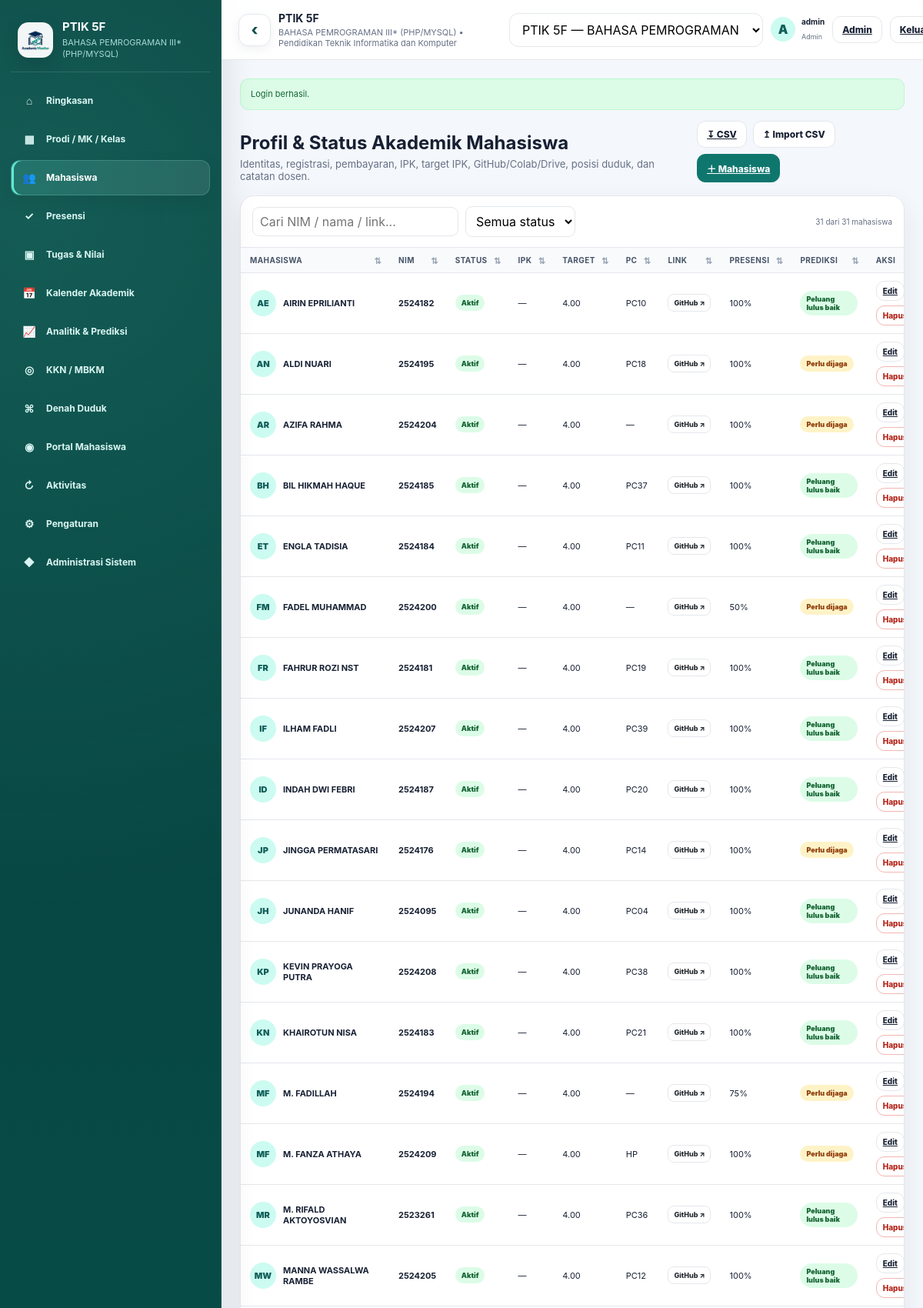
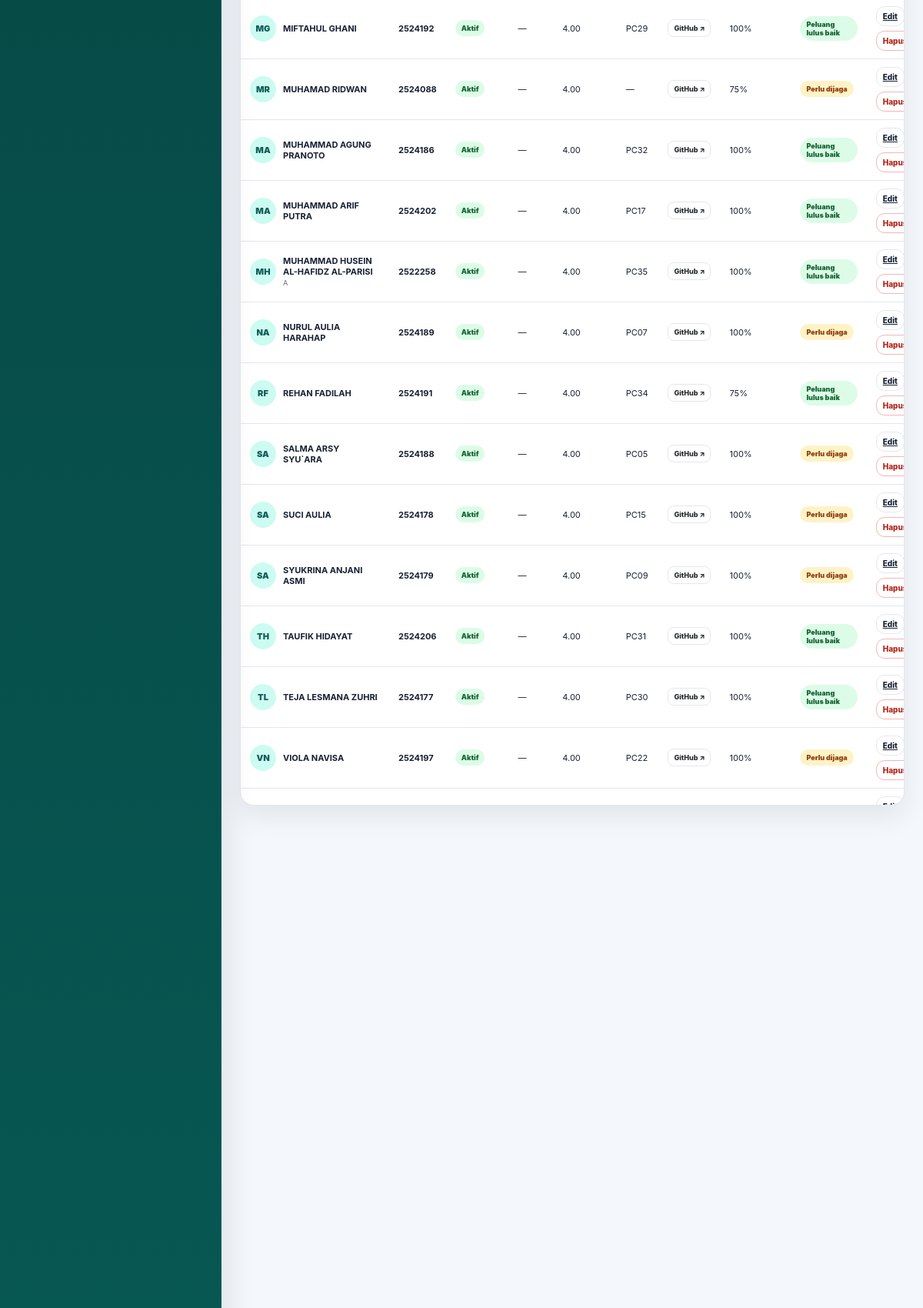
/dashboard.php?page=students&class_id=3 (signed in, upper part), run on the app's committed database (2 pictures, top to bottom).
### tables this page shows
CREATE TABLE `classes` (
  `id` bigint(20) UNSIGNED NOT NULL,
  `program_id` bigint(20) UNSIGNED NOT NULL,
  `course_id` bigint(20) UNSIGNED NOT NULL,
  `name` varchar(100) NOT NULL,
  `semester` varchar(30) NOT NULL DEFAULT '',
  `academic_year` varchar(30) NOT NULL DEFAULT '',
  `target` smallint(5) UNSIGNED NOT NULL DEFAULT 30,
  `meetings` tinyint(3) UNSIGNED NOT NULL DEFAULT 16,
  `lecturer` varchar(200) NOT NULL DEFAULT '',
  `pass_threshold` decimal(5,2) NOT NULL DEFAULT 60.00,
  `created_at` timestamp NOT NULL DEFAULT current_timestamp(),
  `updated_at` timestamp NOT NULL DEFAULT current_timestamp() ON UPDATE current_timestamp()
);

CREATE TABLE `courses` (
  `id` bigint(20) UNSIGNED NOT NULL,
  `program_id` bigint(20) UNSIGNED NOT NULL,
  `code` varchar(50) NOT NULL DEFAULT '',
  `name` varchar(200) NOT NULL,
  `credits` tinyint(3) UNSIGNED NOT NULL DEFAULT 0,
  `created_at` timestamp NOT NULL DEFAULT current_timestamp(),
  `updated_at` timestamp NOT NULL DEFAULT current_timestamp() ON UPDATE current_timestamp()
);

CREATE TABLE `programs` (
  `id` bigint(20) UNSIGNED NOT NULL,
  `code` varchar(50) NOT NULL DEFAULT '',
  `name` varchar(200) NOT NULL,
  `faculty` varchar(200) NOT NULL DEFAULT '',
  `created_at` timestamp NOT NULL DEFAULT current_timestamp(),
  `updated_at` timestamp NOT NULL DEFAULT current_timestamp() ON UPDATE current_timestamp()
);

CREATE TABLE `users` (
  `id` bigint(20) UNSIGNED NOT NULL,
  `student_id` bigint(20) UNSIGNED DEFAULT NULL,
  `username` varchar(100) NOT NULL,
  `email` varchar(190) NOT NULL DEFAULT '',
  `password_hash` varchar(255) NOT NULL,
  `role` enum('admin','dosen','mahasiswa') NOT NULL DEFAULT 'dosen',
  `is_active` tinyint(1) NOT NULL DEFAULT 1,
  `last_login_at` datetime DEFAULT NULL,
  `created_at` timestamp NOT NULL DEFAULT current_timestamp(),
  `updated_at` timestamp NOT NULL DEFAULT current_timestamp() ON UPDATE current_timestamp()
);

CREATE TABLE `class_enrollments` (
  `id` bigint(20) UNSIGNED NOT NULL,
  `class_id` bigint(20) UNSIGNED NOT NULL,
  `student_id` bigint(20) UNSIGNED NOT NULL,
  `registration_status` enum('Aktif','Cuti','Nonaktif','Lulus') NOT NULL DEFAULT 'Aktif',
  `payment_status` enum('Lunas','Belum Lunas','Cicilan') NOT NULL DEFAULT 'Lunas',
  `gpa` decimal(3,2) DEFAULT NULL,
  `target_gpa` decimal(3,2) DEFAULT NULL,
  `pc` varchar(20) DEFAULT NULL,
  `github_url` varchar(500) DEFAULT NULL,
  `colab_url` varchar(500) DEFAULT NULL,
  `drive_url` varchar(500) DEFAULT NULL,
  `note` text DEFAULT NULL,
  `created_at` timestamp NOT NULL DEFAULT current_timestamp(),
  `updated_at` timestamp NOT NULL DEFAULT current_timestamp() ON UPDATE current_timestamp()
);

CREATE TABLE `students` (
  `id` bigint(20) UNSIGNED NOT NULL,
  `nim` varchar(50) NOT NULL,
  `name` varchar(200) NOT NULL DEFAULT '',
  `email` varchar(190) NOT NULL DEFAULT '',
  `phone` varchar(50) NOT NULL DEFAULT '',
  `portal_pin_hash` varchar(255) DEFAULT NULL,
  `created_at` timestamp NOT NULL DEFAULT current_timestamp(),
  `updated_at` timestamp NOT NULL DEFAULT current_timestamp() ON UPDATE current_timestamp()
);

### views/pages/students.php (the view, shortened to what the rows shown need)
<?php
$statusFilter = trim((string) ($_GET['status'] ?? ''));
$visibleStudents = array_values(array_filter(
    $students,
    static fn (array $student): bool =>
        $statusFilter === '' || $student['registration_status'] === $statusFilter
));
?>
<section class="page active">
    <div class="card table-card">
        <div class="table-wrap">
            <table>
                <thead>
                <tr>
                    <th>Mahasiswa</th>
                    <th>NIM</th>
                    <th>Status</th>
                    <th>IPK</th>
                    <th>Target</th>
                    <th>PC</th>
                    <th>Link</th>
                    <th>Presensi</th>
                    <th>Prediksi</th>
                    <th>Aksi</th>
                </tr>
                </thead>
                <tbody>
                <?php foreach ($visibleStudents as $student): ?>
                    <?php
                    $studentInfo = $analytics['students'][(int) $student['enrollment_id']];
                    $prediction = $studentInfo['prediction'];
                    $searchText = strtolower(implode(' ', [
                        $student['nim'],
                        $student['name'],
                        $student['email'],
                        $student['phone'],
                        $student['github_url'],
                        $student['colab_url'],
                        $student['drive_url'],
                    ]));
                    ?>
                    <tr data-student-row data-search="<?= e($searchText) ?>">
                        <td>
                            <div class="student">
                                <div class="avatar">
                                    <?= e(initials((string) $student['name'], (string) $student['nim'])) ?>
                                </div>
                                <div>
                                    <strong><?= e(display_name($student)) ?></strong>
                                    <small><?= e($student['email'] ?: $student['note']) ?></small>
                                </div>
                            </div>
                        </td>
                        <td><strong><?= e($student['nim']) ?></strong></td>
                        <td>
                            <span class="badge <?= $student['registration_status'] === 'Aktif' ? 'ok' : 'warn' ?>">
                                <?= e($student['registration_status']) ?>
                            </span>
                        </td>
                        <td>
                            <?= $student['gpa'] === null
                                ? '—'
                                : e(number_format((float) $student['gpa'], 2)) ?>
                        </td>
                        <td>
                            <?= $student['target_gpa'] === null
                                ? '—'
                                : e(number_format((float) $student['target_gpa'], 2)) ?>
                        </td>
                        <td><?= e($student['pc'] ?: '—') ?></td>
                        <td><?= resource_links($student, true) ?></td>
                        <td>
                            <?= $studentInfo['attendance_rate'] === null
                                ? '—'
                                : (int) $studentInfo['attendance_rate'] . '%' ?>
                        </td>
                        <td>
                            <span class="badge <?= e($prediction['tone']) ?>">
                                <?= e($prediction['status']) ?>
                            </span>
                        </td>
                        <td>
                            <div class="table-actions">
                                <a
                                    class="btn small"
                                    href="<?= e(app_url('dashboard.php?page=students&class_id=' . $classId . '&edit_student=' . (int) $student['enrollment_id'] . '#student-form')) ?>"
                                >Edit</a>
                                <form
                                    method="post"
                                    action="<?= e(app_url('action.php')) ?>"
                                    class="inline-form"
                                >
                                    <button
                                        class="btn small danger"
                                        type="submit"
                                        data-confirm="Hapus <?= e($student['nim']) ?> dari kelas aktif?"
                                    >Hapus</button>
                                </form>
                            </div>
                        </td>
                    </tr>
                <?php endforeach; ?>
                </tbody>
            </table>
        </div>
    </div>
</section>

### views/partials/layout_start.php (shortened to what the rows shown need)
<!DOCTYPE html>
<html lang="id">
<head>
    <link rel="stylesheet" href="<?= e(app_url('assets/css/app.css')) ?>">
</head>
<body>
<div class="app" id="appShell">
    <?php require APP_ROOT . '/views/partials/sidebar.php'; ?>
    <main class="main">
        <header class="topbar">
            <div class="context">
                <strong><?= e($classContext['name'] ?? 'Kelas') ?></strong>
                <small>
                    <?= e($classContext['course_name'] ?? 'Mata Kuliah') ?>
                    •
                    <?= e($classContext['program_name'] ?? 'Prodi') ?>
                </small>
            </div>
            <div class="top-user">
                <div class="avatar"><?= e(initials((string) ($user['username'] ?? ''), (string) ($user['id'] ?? ''))) ?></div>
                <div class="top-user-meta">
                    <strong><?= e($user['username'] ?? '') ?></strong>
                    <small><?= e(ucfirst((string) ($user['role'] ?? ''))) ?></small>
                </div>
            </div>
        </header>
        <div class="content">

### views/partials/sidebar.php (shortened to what the rows shown need)
<aside class="sidebar" id="sidebar" aria-label="Navigasi utama">
    <div class="brand">
        <div class="brand-copy">
            <h1><?= e($classContext['name'] ?? 'Academic Monitor') ?></h1>
            <p><?= e($classContext['course_name'] ?? 'Multi kelas • multi mata kuliah') ?></p>
        </div>
    </div>
</aside>

### app/helpers.php (shortened to what the rows shown need)
<?php
function e(mixed $value): string
{
    return htmlspecialchars((string) $value, ENT_QUOTES, 'UTF-8');
}
function app_url(string $path = ''): string
{
    $isHttps =
        (!empty($_SERVER['HTTPS'])
            && $_SERVER['HTTPS'] !== 'off')
        || (
            isset($_SERVER['HTTP_X_FORWARDED_PROTO'])
            && strtolower(
                (string) $_SERVER['HTTP_X_FORWARDED_PROTO']
            ) === 'https'
        );
    $scheme = $isHttps
        ? 'https'
        : 'http';
    $host =
        $_SERVER['HTTP_HOST']
        ?? 'localhost';
    $scriptName =
        str_replace(
            '\\',
            '/',
            (string) (
                $_SERVER['SCRIPT_NAME']
                ?? '/public/index.php'
            )
        );
    $directory =
        rtrim(
            str_replace(
                '\\',
                '/',
                dirname($scriptName)
            ),
            '/'
        );
    $base =
        $scheme
        . '://'
        . $host
        . $directory;
    return
        rtrim($base, '/')
        . '/'
        . ltrim($path, '/');
}
function initials(string $name, string $nim): string
{
    $name = trim($name);
    $parts = preg_split('/\s+/', $name) ?: [];
    $letters = '';
    foreach (array_slice($parts, 0, 2) as $part) {
        $letters .= mb_strtoupper(mb_substr($part, 0, 1));
    }
    return $letters ?: substr($nim, -2);
}
function display_name(array $student): string
{
    $name = trim((string) ($student['name'] ?? ''));
    return $name !== '' ? $name : 'Nama belum diisi';
}
function valid_resource_url(?string $url, string $type): ?string
{
    $url = trim((string) $url);
    if ($url === '') {
        return null;
    }
    $host = strtolower((string) parse_url($url, PHP_URL_HOST));
    $allowed = match ($type) {
        'github' => ['github.com', 'www.github.com'],
        'colab' => ['colab.research.google.com'],
        'drive' => ['drive.google.com', 'docs.google.com'],
        default => [],
    };
    return in_array($host, $allowed, true) ? $url : null;
}
function resource_links(array $student, bool $compact = false): string
{
    $items = [];
    $map = [
        'github_url' => ['github', 'GitHub'],
        'colab_url' => ['colab', 'Colab'],
        'drive_url' => ['drive', 'Drive'],
    ];
    foreach ($map as $field => [$type, $label]) {
        $url = valid_resource_url($student[$field] ?? null, $type);
        if (!$url) {
            continue;
        }
        $items[] = sprintf(
            '<a class="resource-link %s" href="%s" target="_blank" rel="noopener noreferrer">%s%s</a>',
            e($type),
            e($url),
            e($compact ? $label : $label),
            $compact ? ' ↗' : ' ↗'
        );
    }
    return '<div class="resource-links">' . implode('', $items) . '</div>';
}

### data on the page
classes: name "PTIK 5F", course.name "BAHASA PEMROGRAMAN III* (PHP/MYSQL)", program.name "Pendidikan Teknik Informatika dan Komputer"
users: username+id "A", username "admin", role "Admin"
class_enrollments: student.nim "AE", student.name "AIRIN EPRILIANTI", student.nim "2524182", registration_status "Aktif", target_gpa "4.00", pc "PC10", id "100", id "Peluang lulus baik"
class_enrollments: student.nim "AN", student.name "ALDI NUARI", student.nim "2524195", registration_status "Aktif", target_gpa "4.00", pc "PC18", id "100", id "Perlu dijaga"
class_enrollments: student.nim "AR", student.name "AZIFA RAHMA", student.nim "2524204", registration_status "Aktif", target_gpa "4.00", pc "—", id "100", id "Perlu dijaga"
class_enrollments: student.nim "BH", student.name "BIL HIKMAH HAQUE", student.nim "2524185", registration_status "Aktif", target_gpa "4.00", pc "PC37", id "100", id "Peluang lulus baik"
class_enrollments: student.nim "ET", student.name "ENGLA TADISIA", student.nim "2524184", registration_status "Aktif", target_gpa "4.00", pc "PC11", id "100", id "Peluang lulus baik"
class_enrollments: student.nim "FM", student.name "FADEL MUHAMMAD", student.nim "2524200", registration_status "Aktif", target_gpa "4.00", pc "—", id "50", id "Perlu dijaga"
class_enrollments: student.nim "FR", student.name "FAHRUR ROZI NST", student.nim "2524181", registration_status "Aktif", target_gpa "4.00", pc "PC19", id "100", id "Peluang lulus baik"
class_enrollments: student.nim "IF", student.name "ILHAM FADLI", student.nim "2524207", registration_status "Aktif", target_gpa "4.00", pc "PC39", id "100", id "Peluang lulus baik"
class_enrollments: student.nim "ID", student.name "INDAH DWI FEBRI", student.nim "2524187", registration_status "Aktif", target_gpa "4.00", pc "PC20", id "100", id "Peluang lulus baik"
class_enrollments: student.nim "JP", student.name "JINGGA PERMATASARI", student.nim "2524176", registration_status "Aktif", target_gpa "4.00", pc "PC14", id "100", id "Perlu dijaga"
class_enrollments: student.nim "JH", student.name "JUNANDA HANIF", student.nim "2524095", registration_status "Aktif", target_gpa "4.00", pc "PC04", id "100", id "Peluang lulus baik"
class_enrollments: student.nim "KP", student.name "KEVIN PRAYOGA PUTRA", student.nim "2524208", registration_status "Aktif", target_gpa "4.00", pc "PC38", id "100", id "Peluang lulus baik"
class_enrollments: student.nim "KN", student.name "KHAIROTUN NISA", student.nim "2524183", registration_status "Aktif", target_gpa "4.00", pc "PC21", id "100", id "Peluang lulus baik"
class_enrollments: student.nim "MF", student.name "M. FADILLAH", student.nim "2524194", registration_status "Aktif", target_gpa "4.00", pc "—", id "75", id "Perlu dijaga"
class_enrollments: student.nim "MF", student.name "M. FANZA ATHAYA", student.nim "2524209", registration_status "Aktif", target_gpa "4.00", pc "HP", id "100", id "Perlu dijaga"
class_enrollments: student.nim "MR", student.name "M. RIFALD AKTOYOSVIAN", student.nim "2523261", registration_status "Aktif", target_gpa "4.00", pc "PC36", id "100", id "Peluang lulus baik"
class_enrollments: student.nim "MW", student.name "MANNA WASSALWA RAMBE", student.nim "2524205", registration_status "Aktif", target_gpa "4.00", pc "PC12", id "100", id "Peluang lulus baik"
class_enrollments: student.nim "MG", student.name "MIFTAHUL GHANI", student.nim "2524192", registration_status "Aktif", target_gpa "4.00", pc "PC29", id "100", id "Peluang lulus baik"
class_enrollments: student.nim "MR", student.name "MUHAMAD RIDWAN", student.nim "2524088", registration_status "Aktif", target_gpa "4.00", pc "—", id "75", id "Perlu dijaga"
class_enrollments: student.nim "MA", student.name "MUHAMMAD AGUNG PRANOTO", student.nim "2524186", registration_status "Aktif", target_gpa "4.00", pc "PC32", id "100", id "Peluang lulus baik"
class_enrollments: student.nim "MA", student.name "MUHAMMAD ARIF PUTRA", student.nim "2524202", registration_status "Aktif", target_gpa "4.00", pc "PC17", id "100", id "Peluang lulus baik"
class_enrollments: student.nim "MH", student.name "MUHAMMAD HUSEIN AL-HAFIDZ AL-PARISI", note "A", student.nim "2522258", registration_status "Aktif", target_gpa "4.00", pc "PC35", id "100", id "Peluang lulus baik"
class_enrollments: student.nim "NA", student.name "NURUL AULIA HARAHAP", student.nim "2524189", registration_status "Aktif", target_gpa "4.00", pc "PC07", id "100", id "Perlu dijaga"
class_enrollments: student.nim "RF", student.name "REHAN FADILAH", student.nim "2524191", registration_status "Aktif", target_gpa "4.00", pc "PC34", id "75", id "Peluang lulus baik"
class_enrollments: student.nim "SA", student.name "SALMA ARSY SYU`ARA", student.nim "2524188", registration_status "Aktif", target_gpa "4.00", pc "PC05", id "100", id "Perlu dijaga"
class_enrollments: student.nim "SA", student.name "SUCI AULIA", student.nim "2524178", registration_status "Aktif", target_gpa "4.00", pc "PC15", id "100", id "Perlu dijaga"
class_enrollments: student.nim "SA", student.name "SYUKRINA ANJANI ASMI", student.nim "2524179", registration_status "Aktif", target_gpa "4.00", pc "PC09", id "100", id "Perlu dijaga"
class_enrollments: student.nim "TH", student.name "TAUFIK HIDAYAT", student.nim "2524206", registration_status "Aktif", target_gpa "4.00", pc "PC31", id "100", id "Peluang lulus baik"
class_enrollments: student.nim "TL", student.name "TEJA LESMANA ZUHRI", student.nim "2524177", registration_status "Aktif", target_gpa "4.00", pc "PC30", id "100", id "Peluang lulus baik"
class_enrollments: student.nim "VN", student.name "VIOLA NAVISA", student.nim "2524197", registration_status "Aktif", target_gpa "4.00", pc "PC22", id "100", id "Perlu dijaga"

### other printed values
$icon "⌂"
$label "Ringkasan"
$icon "▦"
$label "Prodi / MK / Kelas"
$icon "👥"
$label "Mahasiswa"
$icon "✓"
$label "Presensi"
$icon "▣"
$label "Tugas & Nilai"
$icon "📅"
$label "Kalender Akademik"
$icon "📈"
$label "Analitik & Prediksi"
$icon "◎"
